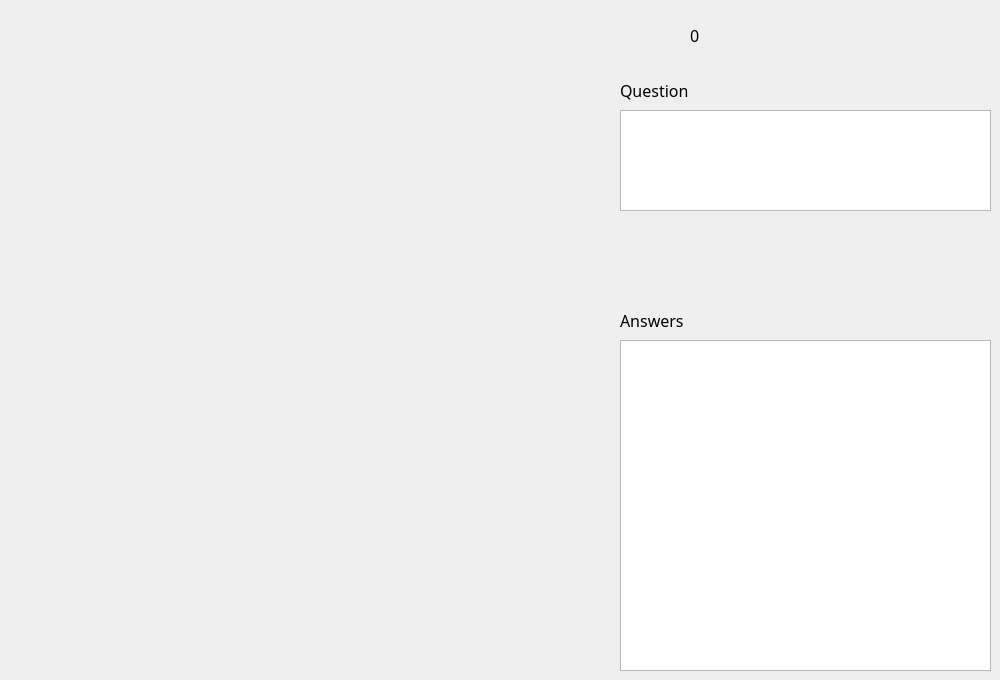
<?xml version="1.0" encoding="UTF-8"?>
<ui version="4.0">
 <class>Form</class>
 <widget class="QWidget" name="Form">
  <property name="geometry">
   <rect>
    <x>0</x>
    <y>0</y>
    <width>1000</width>
    <height>680</height>
   </rect>
  </property>
  <property name="minimumSize">
   <size>
    <width>1000</width>
    <height>680</height>
   </size>
  </property>
  <property name="sizeIncrement">
   <size>
    <width>1000</width>
    <height>680</height>
   </size>
  </property>
  <property name="windowTitle">
   <string>Form</string>
  </property>
  <widget class="QPushButton" name="pushButton_choosefile">
   <property name="geometry">
    <rect>
     <x>10</x>
     <y>10</y>
     <width>71</width>
     <height>41</height>
    </rect>
   </property>
   <property name="font">
    <font>
     <family>宋体</family>
     <pointsize>12</pointsize>
    </font>
   </property>
   <property name="styleSheet">
    <string notr="true">border:none</string>
   </property>
   <property name="text">
    <string/>
   </property>
   <property name="icon">
    <iconset>
     <normaloff>icon/78 open folder plus (1).png</normaloff>icon/78 open folder plus (1).png</iconset>
   </property>
   <property name="iconSize">
    <size>
     <width>55</width>
     <height>55</height>
    </size>
   </property>
  </widget>
  <widget class="QPushButton" name="pushButton_start">
   <property name="geometry">
    <rect>
     <x>610</x>
     <y>10</y>
     <width>61</width>
     <height>51</height>
    </rect>
   </property>
   <property name="font">
    <font>
     <family>宋体</family>
     <pointsize>12</pointsize>
    </font>
   </property>
   <property name="styleSheet">
    <string notr="true">border:none</string>
   </property>
   <property name="text">
    <string/>
   </property>
   <property name="icon">
    <iconset>
     <normaloff>icon/录音开启.png</normaloff>icon/录音开启.png</iconset>
   </property>
   <property name="iconSize">
    <size>
     <width>50</width>
     <height>50</height>
    </size>
   </property>
  </widget>
  <widget class="QLabel" name="label_question">
   <property name="geometry">
    <rect>
     <x>690</x>
     <y>15</y>
     <width>81</width>
     <height>41</height>
    </rect>
   </property>
   <property name="font">
    <font>
     <family>宋体</family>
     <pointsize>12</pointsize>
    </font>
   </property>
   <property name="text">
    <string>0</string>
   </property>
   <property name="scaledContents">
    <bool>true</bool>
   </property>
  </widget>
  <widget class="QPushButton" name="pushButton_end">
   <property name="geometry">
    <rect>
     <x>800</x>
     <y>10</y>
     <width>61</width>
     <height>51</height>
    </rect>
   </property>
   <property name="font">
    <font>
     <family>宋体</family>
     <pointsize>12</pointsize>
    </font>
   </property>
   <property name="styleSheet">
    <string notr="true">border:none</string>
   </property>
   <property name="text">
    <string/>
   </property>
   <property name="icon">
    <iconset>
     <normaloff>icon/录音关闭.png</normaloff>icon/录音关闭.png</iconset>
   </property>
   <property name="iconSize">
    <size>
     <width>50</width>
     <height>50</height>
    </size>
   </property>
  </widget>
  <widget class="QTextEdit" name="textEdit_question">
   <property name="geometry">
    <rect>
     <x>620</x>
     <y>110</y>
     <width>371</width>
     <height>101</height>
    </rect>
   </property>
   <property name="font">
    <font>
     <family>宋体</family>
     <pointsize>12</pointsize>
    </font>
   </property>
  </widget>
  <widget class="QLabel" name="label_2">
   <property name="geometry">
    <rect>
     <x>620</x>
     <y>70</y>
     <width>81</width>
     <height>41</height>
    </rect>
   </property>
   <property name="font">
    <font>
     <family>宋体</family>
     <pointsize>12</pointsize>
    </font>
   </property>
   <property name="text">
    <string>Question</string>
   </property>
  </widget>
  <widget class="QLabel" name="label_3">
   <property name="geometry">
    <rect>
     <x>620</x>
     <y>300</y>
     <width>71</width>
     <height>41</height>
    </rect>
   </property>
   <property name="font">
    <font>
     <family>宋体</family>
     <pointsize>12</pointsize>
    </font>
   </property>
   <property name="text">
    <string>Answers</string>
   </property>
  </widget>
  <widget class="QPushButton" name="pushButton_ok">
   <property name="geometry">
    <rect>
     <x>610</x>
     <y>240</y>
     <width>71</width>
     <height>51</height>
    </rect>
   </property>
   <property name="font">
    <font>
     <family>宋体</family>
     <pointsize>12</pointsize>
    </font>
   </property>
   <property name="styleSheet">
    <string notr="true">border:none</string>
   </property>
   <property name="text">
    <string/>
   </property>
   <property name="icon">
    <iconset>
     <normaloff>icon/ok.png</normaloff>icon/ok.png</iconset>
   </property>
   <property name="iconSize">
    <size>
     <width>40</width>
     <height>40</height>
    </size>
   </property>
  </widget>
  <widget class="QTextBrowser" name="textBrowser_question">
   <property name="geometry">
    <rect>
     <x>620</x>
     <y>340</y>
     <width>371</width>
     <height>331</height>
    </rect>
   </property>
  </widget>
  <widget class="QLabel" name="label_mrc">
   <property name="geometry">
    <rect>
     <x>710</x>
     <y>240</y>
     <width>71</width>
     <height>51</height>
    </rect>
   </property>
   <property name="font">
    <font>
     <family>宋体</family>
     <pointsize>12</pointsize>
    </font>
   </property>
   <property name="text">
    <string/>
   </property>
   <property name="pixmap">
    <pixmap>icon/查询统计.png</pixmap>
   </property>
   <property name="scaledContents">
    <bool>true</bool>
   </property>
  </widget>
 </widget>
 <resources/>
 <connections/>
</ui>
